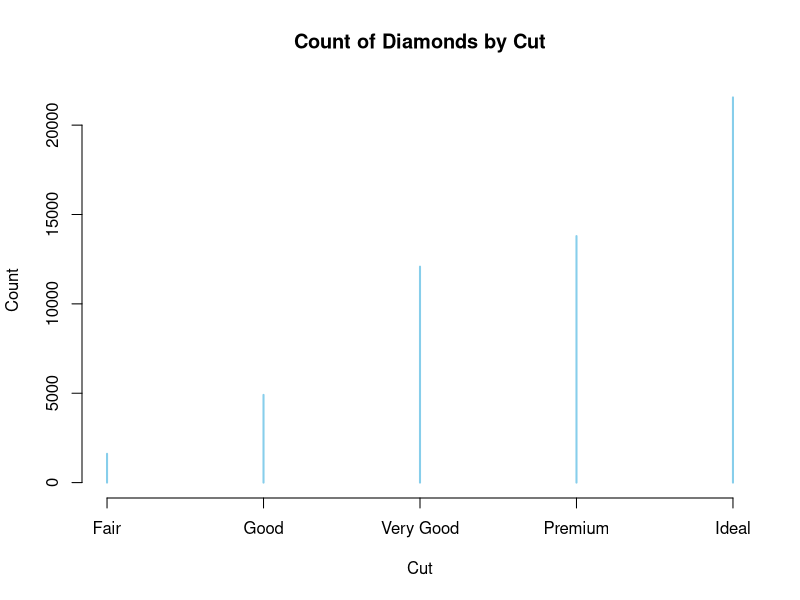
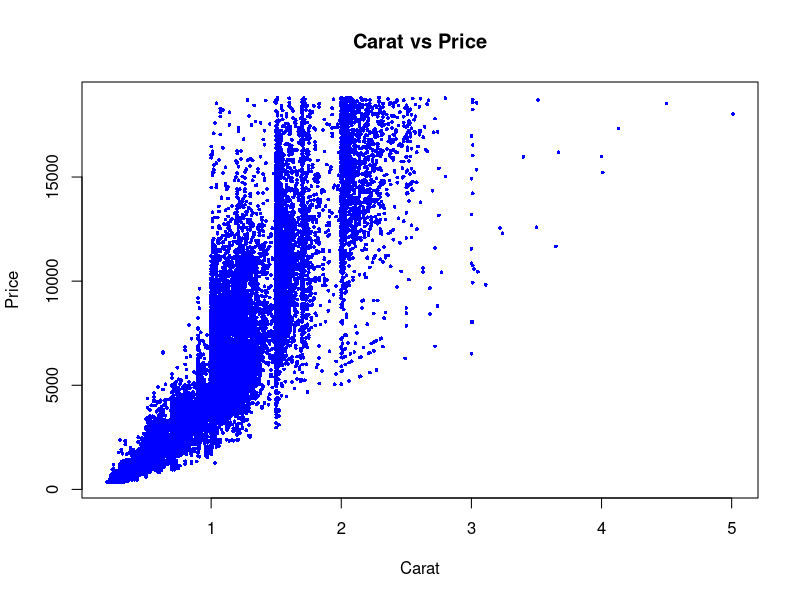
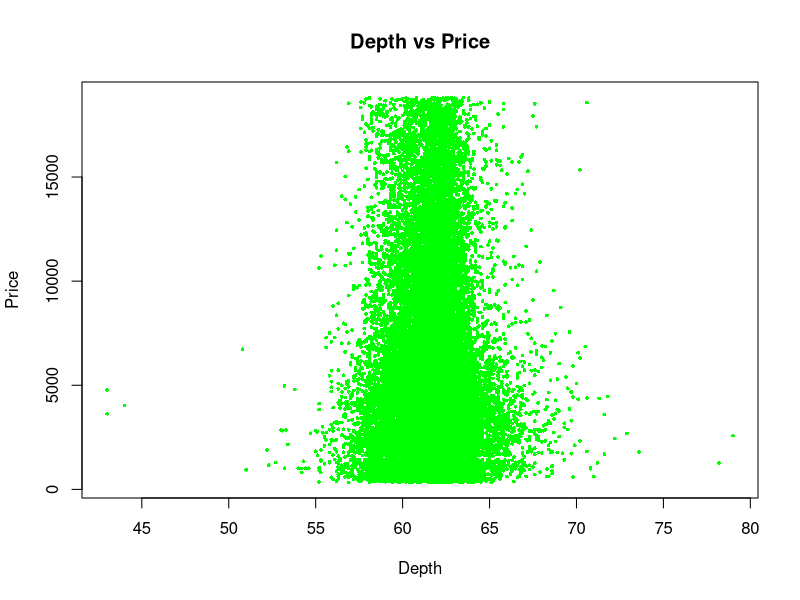
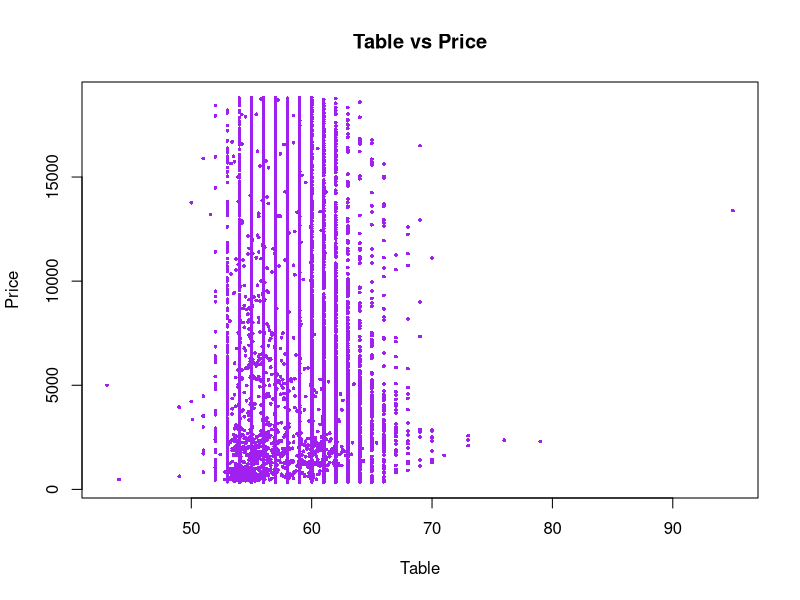
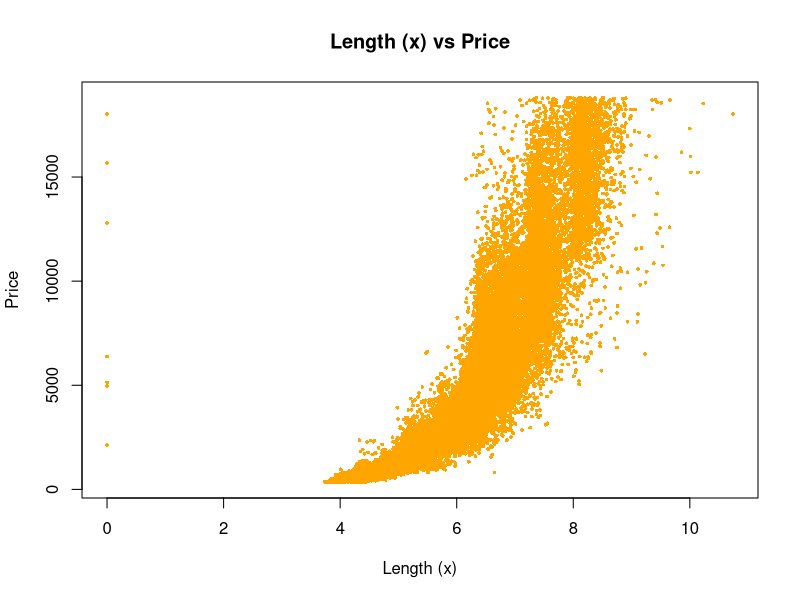

Recreate these plots in R, in order.
## ---- chunk 1
library(ggplot2)
mydiamonds <- diamonds
## ---- chunk 2
library(ggplot2)
mydiamonds <- diamonds
## ---- chunk 3
library(ggplot2)
mydiamonds <- diamonds
## ---- chunk 4
summary(diamonds)
## ---- chunk 5
largest_diamond <- diamonds[which.max(diamonds$carat),]
## ---- chunk 6
most_expensive <- diamonds[which.max(diamonds$price),]
## ---- chunk 7
least_expensive <- diamonds[which.min(diamonds$price),]
## ---- chunk 8
cut_count <- table(diamonds$cut)
## ---- chunk 9
plot(cut_count, 
     main = "Count of Diamonds by Cut", 
     xlab = "Cut", 
     ylab = "Count", 
     col = "skyblue", 
     border = "blue")
## ---- chunk 10
subset(diamonds, price == max(price))
## ---- chunk 11
subset(diamonds, price == min(price))
## ---- chunk 12
plot(diamonds$carat, diamonds$price, 
     main = "Carat vs Price", 
     xlab = "Carat", 
     ylab = "Price", 
     col = "blue", 
     pch = 16,       
     cex = 0.5)
## ---- chunk 13
plot(diamonds$depth, diamonds$price,
     main = "Depth vs Price", 
     xlab = "Depth", 
     ylab = "Price", 
     col = "green", 
     pch = 16, 
     cex = 0.5)
## ---- chunk 14
plot(diamonds$table, diamonds$price,
     main = "Table vs Price", 
     xlab = "Table", 
     ylab = "Price", 
     col = "purple", 
     pch = 16, 
     cex = 0.5)

## ---- chunk 15
plot(diamonds$x, diamonds$price,
     main = "Length (x) vs Price", 
     xlab = "Length (x)", 
     ylab = "Price", 
     col = "orange", 
     pch = 16, 
     cex = 0.5)
